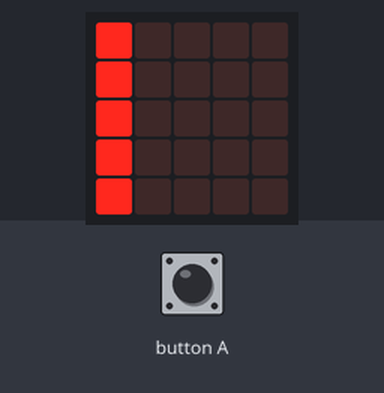
Bench run of a program on a simulated BBC micro:bit (MakeCode). Shown: the board's 5×5 LED display. The inputs (shaded band) are chosen by the test bench.

Above: at 1.2 s.
1.3 s: button A pressed for 0.15 s
At 5.6 s:
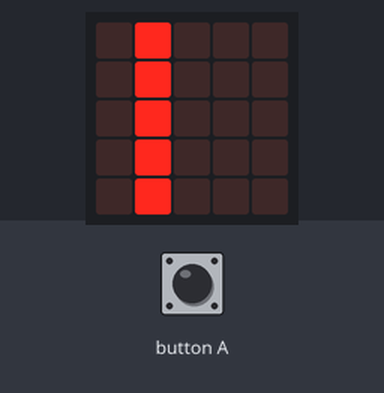
At 7.9 s:
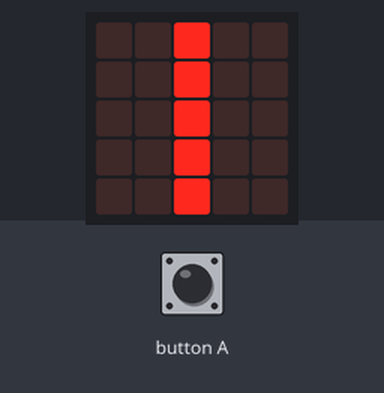
10.4 s: button A pressed for 0.15 s
At 17.1 s:
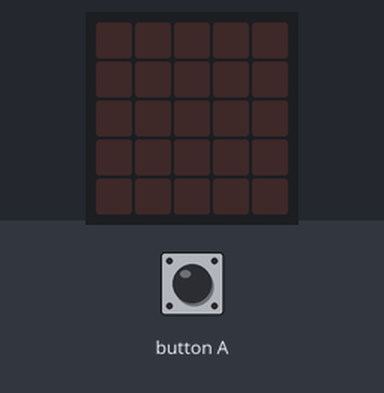
Timing chart, 0 to 18.6 s (numbered marks = the images above; inputs shaded):
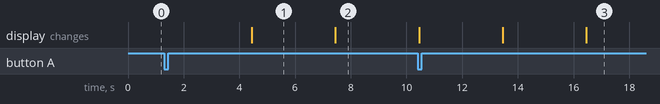

Measured:
- after the input at 1.3 s, the display: changes after 3.2 s (image 1)
- after the input at 10.4 s, the display: first differs from a run without the input after 6.1 s (image 3)
- what the display in image 1 shows lasts 3.0 s, from 4.5 s to 7.5 s

The program:

main.ts
```typescript
let bod = [[0, 0], [0, 1], [0, 2], [0, 3], [0, 4]]
for (let i of bod) {
    led.plot(i[0], i[1])
}
input.onButtonPressed(Button.A, function on_button_pressed_a() {
    for (let y = 0; y < 4; y++) {
        basic.pause(3000)
        basic.clearScreen()
        for (let u of bod) {
            u[0] += 1
            led.plot(u[0], u[1])
        }
    }
})
```

test.ts
```typescript
// Tady jsou testy. Při použití tohoto balíčku jako rozšíření nebude zkompilováno.
```
